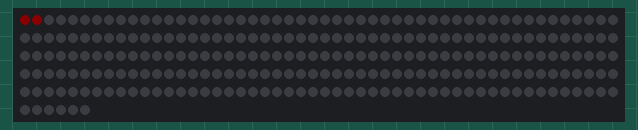
Simulated run of this sketch. Board: Arduino Uno, built with avr-gcc and run on an emulated ATmega328P. Parts: 256 RGB LEDs in strip order, left to right, continuing on the next row. Dim RGB values are drawn brighter than linear.

Above: at 0.08 s.
At 4.52 s:
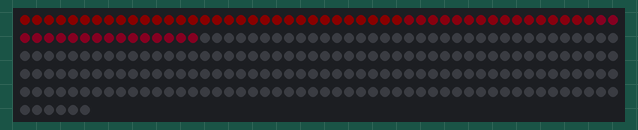
At 9.03 s:
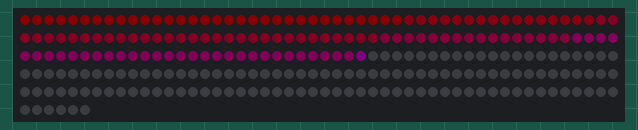
At 13.48 s:
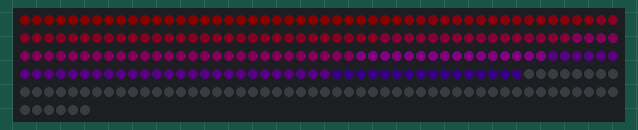
At 18.0 s:
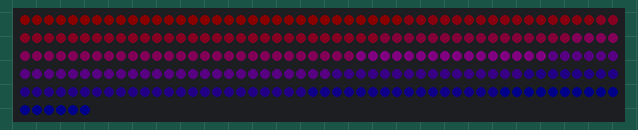

The sketch:

gradient_red_to_blue.ino
```cpp
#include <Adafruit_NeoPixel.h>

#define PIN 2   // input pin Neopixel is attached to

#define NUMPIXELS      256 // number of neopixels in strip

Adafruit_NeoPixel pixels = Adafruit_NeoPixel(NUMPIXELS, PIN, NEO_GRB + NEO_KHZ800);

int delayval = 50; // timing delay in milliseconds
int arrayOfCoordinates [256][2];

void setup() {
  // Initialize the NeoPixel library.
  pixels.begin();
  pixels.setBrightness(10);
}

void loop() {

/*for (int j=0; j <= NUMPIXELS; j++){
    for (int k=0; k <= 2; k++){
        tempX
        tempY
        arrayOfCoordinates [j][k]
      }
  } */

  for (int i=0; i<=15; i++) {
      for (int k=0; k <= 15; k++) {
    pixels.setPixelColor((i*16)+k, pixels.Color(255-(16*i), 0, 0+(16*i)));
    pixels.show();
    //pixels.setPixelColor((i*16)+k, pixels.Color(255-(16*i), 0, 255-(16*i)));
    pixels.show();

    //pixels.setPixelColor(i, pixels.Color(0, 0, 0));
    //pixels.show();

    delay(delayval);
      }
  }
  digitalWrite(PIN, LOW);
}
```
